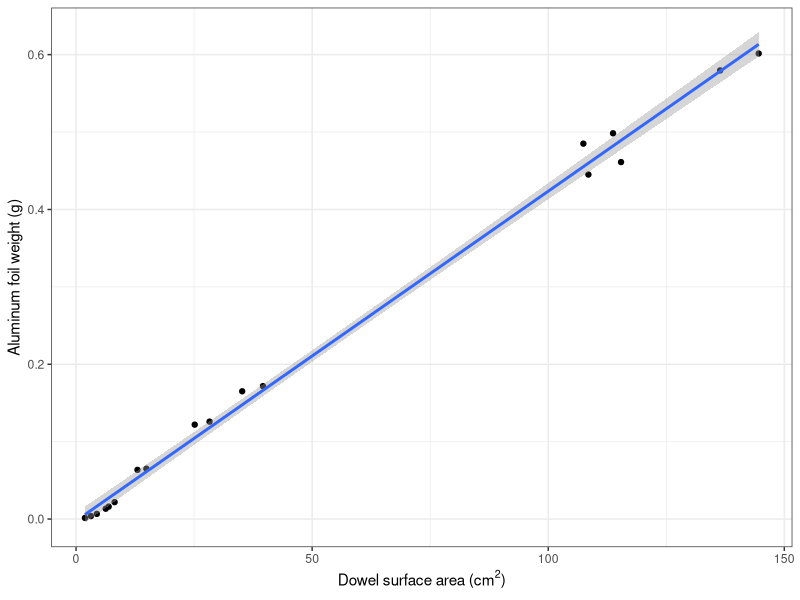
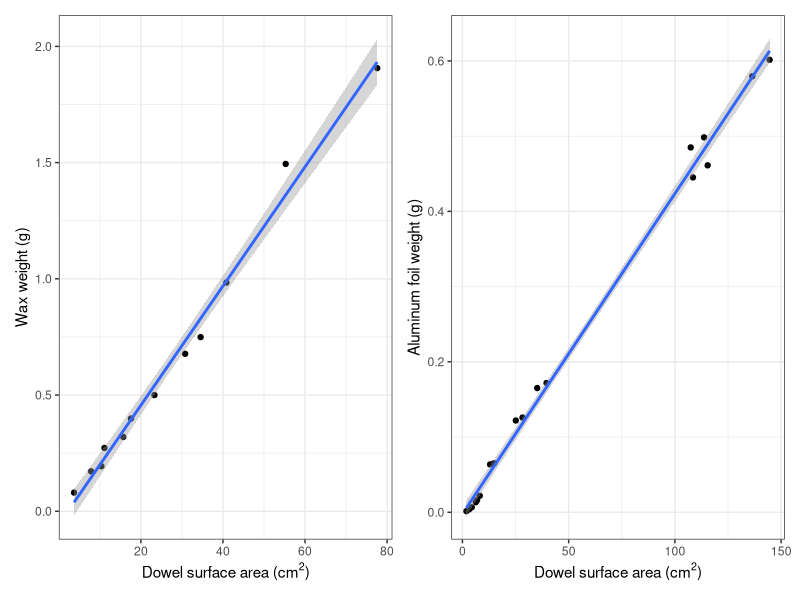
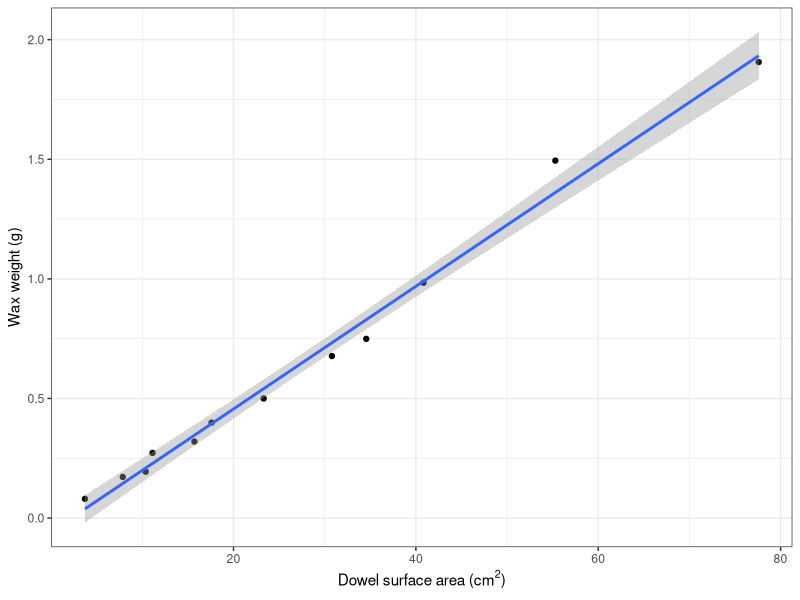

The R script that drew these images, in order:
#### Supplemental Figure 3: Surface area standard regression
#### Created by Danielle Barnas


##########################################################
### Supplemental Figure 3
##########################################################

#############################
### LOAD LIBRARIES
#############################
library(tidyverse)
library(here)
library(patchwork)


#############################
### READ IN DATA
#############################
foilSA <- read_csv(here("Data", "Growth", "foil_SA_curve.csv"))
waxSA <- read_csv(here("Data", "Growth", "wax_dip_curve.csv"))


#############################
### CREATE PLOT
#############################
wax.plot <- waxSA %>% 
  ggplot(aes(x = dowel_SA_cm2, y = wax_weight)) +
  geom_point() +
  geom_smooth(method = "lm") +
  theme_bw() +
  labs(x = expression("Dowel surface area (cm"^2*")"),
       y = "Wax weight (g)")

foil.plot <- foilSA %>% 
  ggplot(aes(x = dowel_SA_cm2, y = aluminum_weight)) +
  geom_point() +
  geom_smooth(method = "lm") +
  theme_bw() +
  labs(x = expression("Dowel surface area (cm"^2*")"),
       y = "Aluminum foil weight (g)")

sa.plots <- wax.plot + foil.plot

summary(lm(data = waxSA, wax_weight ~ dowel_SA_cm2))
summary(lm(data = foilSA, aluminum_weight ~ dowel_SA_cm2))
  
#############################
### SAVE PLOT
#############################
# ggsave(here("Output", "PaperFigures", "SuppFig3.png"), sa.plots, device = "png", height = 5, width = 8)
